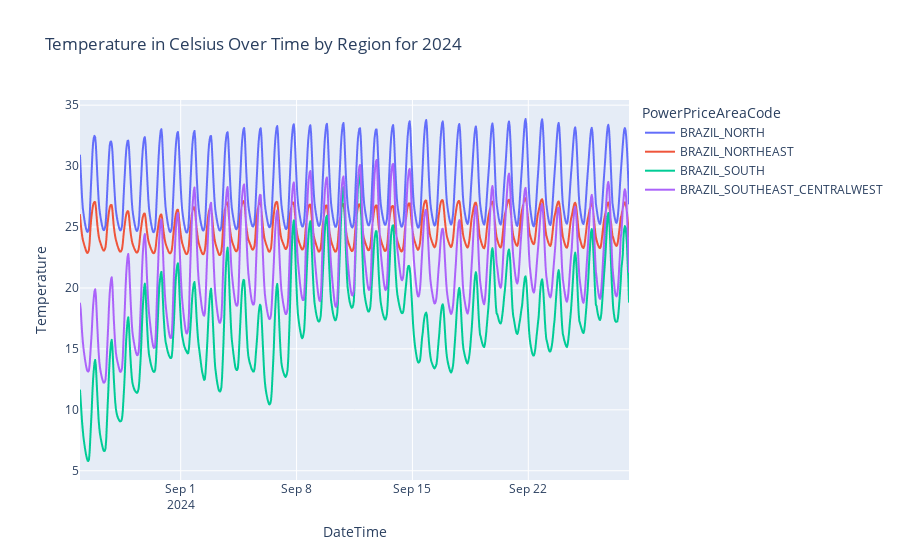

Notebook cell for this chart:
### Code cell
import plotly.express as px

fig_1 = px.line( 
    df_temp,
    x='DateTime',
    y='Temperature',
    color='PowerPriceAreaCode',
    title=f'Temperature in Celsius Over Time by Region for 2024',
    labels={'Temperature in Celsius': 'Temperature in Celsius', 'DateTime': 'Date and Time'}
)

""" # Update layout for better visibility
fig.update_layout(
    xaxis_title='Date and Time',
    yaxis_title='Rainfall Potential (GWh)',
    legend_title='Region',
    xaxis=dict(tickformat="%Y-%m-%d %H:%M")
) """

fig_1.show()

### Figure 1 — Plotly figure (JSON) as saved in the notebook; plotly's stock layout.template omitted (floating-point values rounded to 4 significant figures; data arrays with more than 128 entries replaced by an {"elided": "..."} marker saying what was removed)
{"data": [{"hovertemplate": "PowerPriceAreaCode=BRAZIL_NORTH<br>DateTime=%{x}<br>Temperature=%{y}<extra></extra>", "legendgroup": "BRAZIL_NORTH", "line": {"color": "#636efa", "dash": "solid"}, "marker": {"symbol": "circle"}, "mode": "lines", "name": "BRAZIL_NORTH", "showlegend": true, "type": "scattergl", "x": {"elided": "797 str values"}, "xaxis": "x", "y": {"elided": "797 float values"}, "yaxis": "y"}, {"hovertemplate": "PowerPriceAreaCode=BRAZIL_NORTHEAST<br>DateTime=%{x}<br>Temperature=%{y}<extra></extra>", "legendgroup": "BRAZIL_NORTHEAST", "line": {"color": "#EF553B", "dash": "solid"}, "marker": {"symbol": "circle"}, "mode": "lines", "name": "BRAZIL_NORTHEAST", "showlegend": true, "type": "scattergl", "x": {"elided": "797 str values"}, "xaxis": "x", "y": {"elided": "797 float values"}, "yaxis": "y"}, {"hovertemplate": "PowerPriceAreaCode=BRAZIL_SOUTH<br>DateTime=%{x}<br>Temperature=%{y}<extra></extra>", "legendgroup": "BRAZIL_SOUTH", "line": {"color": "#00cc96", "dash": "solid"}, "marker": {"symbol": "circle"}, "mode": "lines", "name": "BRAZIL_SOUTH", "showlegend": true, "type": "scattergl", "x": {"elided": "797 str values"}, "xaxis": "x", "y": {"elided": "797 float values"}, "yaxis": "y"}, {"hovertemplate": "PowerPriceAreaCode=BRAZIL_SOUTHEAST_CENTRALWEST<br>DateTime=%{x}<br>Temperature=%{y}<extra></extra>", "legendgroup": "BRAZIL_SOUTHEAST_CENTRALWEST", "line": {"color": "#ab63fa", "dash": "solid"}, "marker": {"symbol": "circle"}, "mode": "lines", "name": "BRAZIL_SOUTHEAST_CENTRALWEST", "showlegend": true, "type": "scattergl", "x": {"elided": "797 str values"}, "xaxis": "x", "y": {"elided": "797 float values"}, "yaxis": "y"}], "layout": {"legend": {"title": {"text": "PowerPriceAreaCode"}, "tracegroupgap": 0}, "title": {"text": "Temperature in Celsius Over Time by Region for 2024"}, "xaxis": {"anchor": "y", "domain": [0, 1], "title": {"text": "DateTime"}}, "yaxis": {"anchor": "x", "domain": [0, 1], "title": {"text": "Temperature"}}}}
